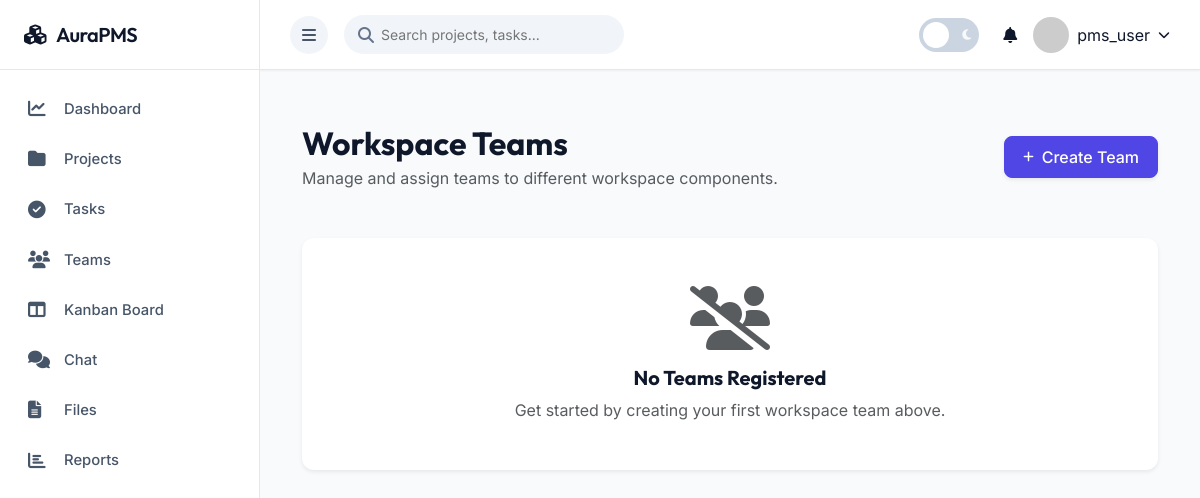
Before: /teams/ (signed in) with the older database file.
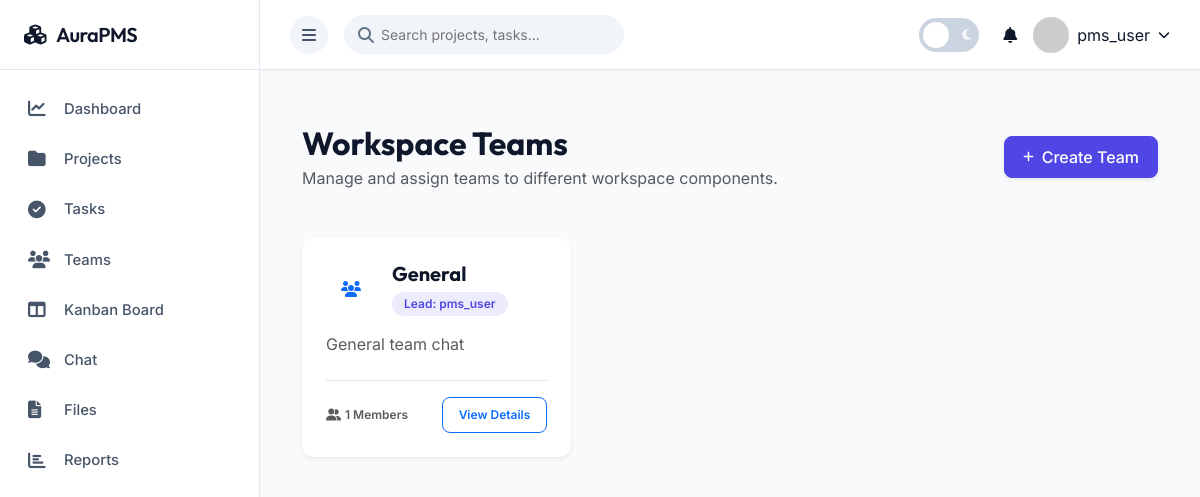
After: the same page with the newer database file.
### apps/accounts/models.py (models this page shows, shortened)
class User(AbstractUser):
    ROLE_CHOICES = [
        ('SUPER_ADMIN', 'Super Admin'),
        ('PROJECT_MANAGER', 'Project Manager'),
        ('EMPLOYEE', 'Employee'),
    ]
    role = models.CharField(max_length=20, choices=ROLE_CHOICES, default='EMPLOYEE')
    phone = models.CharField(max_length=15, blank=True)
    profile_picture = models.ImageField(upload_to='profiles/', null=True, blank=True)
    department = models.CharField(max_length=100, blank=True)
    designation = models.CharField(max_length=100, blank=True)
    date_joined = models.DateTimeField(auto_now_add=True)
    is_active = models.BooleanField(default=True)
    last_login_ip = models.GenericIPAddressField(null=True, blank=True)
    class Meta:
        db_table = 'users'

### apps/teams/models.py (models this page shows, shortened)
class Team(models.Model):
    name = models.CharField(max_length=100)
    description = models.TextField(blank=True)
    team_lead = models.ForeignKey(User, on_delete=models.CASCADE, related_name='led_teams')
    members = models.ManyToManyField(User, related_name='teams', blank=True)
    created_at = models.DateTimeField(auto_now_add=True)
    updated_at = models.DateTimeField(auto_now=True)
    @property
    def member_count(self):
        return self.members.count()
    class Meta:
        ordering = ['name']

### apps/teams/views.py (the view)
# urls.py: path('', views.team_list, name='team_list'),
@login_required
def team_list(request):
    if request.user.role == 'SUPER_ADMIN':
        teams = Team.objects.all()
    else:
        teams = Team.objects.filter(members=request.user)
    paginator = Paginator(teams, 10)
    page_number = request.GET.get('page')
    page_obj = paginator.get_page(page_number)
    context = {
        'teams': page_obj,
        'total_teams': teams.count(),
    }
    return render(request, 'teams/team_list.html', context)

### apps/accounts/context_processors.py (called while the page is built)
def user_teams(request):
    if request.user.is_authenticated:
        teams = Team.objects.filter(members=request.user)
        return {'user_teams': teams}
    return {'user_teams': []}

### templates/teams/team_list.html (shortened to what this page needs)
{% extends 'base.html' %}
{% load static %}
{% block content %}
<div class="container-fluid py-4">
    <div class="d-flex justify-content-between align-items-center mb-4 flex-wrap gap-3">
        <div>
            <h2 class="fw-bold mb-1" style="font-family: 'Outfit', sans-serif;">Workspace Teams</h2>
            <p class="text-muted font-14 mb-0">Manage and assign teams to different workspace components.</p>
        </div>
        <a href="{% url 'team_create' %}" class="btn btn-primary shadow-sm d-flex align-items-center gap-2">
            <i class="fas fa-plus font-12"></i> Create Team
        </a>
    </div>
    <div class="row g-4 mt-2">
        {% for team in teams %}
            <div class="col-lg-4 col-md-6 col-sm-12">
                <div class="card h-100 border-0 shadow-sm team-card" style="transition: transform 0.2s ease, box-shadow 0.2s ease;">
                    <div class="card-body p-4 d-flex flex-column">
                        <div class="d-flex align-items-center gap-3 mb-3">
                            <div class="rounded-circle bg-primary-light d-flex align-items-center justify-content-center text-primary" style="width: 50px; height: 50px; flex-shrink: 0;">
                                <i class="fas fa-users font-20"></i>
                            </div>
                            <div>
                                <h5 class="fw-bold text-dark-mode-light mb-1" style="font-family: 'Outfit', sans-serif;">{{ team.name }}</h5>
                                <span class="badge bg-badge-primary font-10">Lead: {{ team.team_lead.get_full_name|default:team.team_lead.username }}</span>
                            </div>
                        </div>
                        <p class="text-muted font-13 mb-4 text-truncate-3" style="max-height: 60px; overflow: hidden; line-height: 1.5;">
                            {{ team.description|default:"No description provided for this team workspace." }}
                        </p>
                        <div class="mt-auto pt-3 border-top border-color d-flex justify-content-between align-items-center">
                            <span class="font-12 text-muted fw-semibold">
                                <i class="fas fa-user-friends me-1"></i>{{ team.member_count }} Members
                            </span>
                            <a href="{% url 'team_detail' team.id %}" class="btn btn-outline-primary btn-sm px-3 font-12 fw-semibold">
                                View Details
                            </a>
                        </div>
                    </div>
                </div>
            </div>
        {% empty %}
            <div class="col-12">
                <div class="card border-0 shadow-sm p-5 text-center text-muted">
                    <i class="fas fa-users-slash fa-4x mb-3 text-muted"></i>
                    <h5 class="fw-bold text-dark-mode-light">No Teams Registered</h5>
                    <p class="font-13 mb-0">Get started by creating your first workspace team above.</p>
                </div>
            </div>
        {% endfor %}
    </div>
</div>
{% endblock %}

### templates/base.html (shortened to what this page needs)
<!DOCTYPE html>
<html lang="en">
<head>
    <link href="https://cdn.jsdelivr.net/npm/bootstrap@5.3.0/dist/css/bootstrap.min.css" rel="stylesheet">
    <link rel="stylesheet" href="https://cdnjs.cloudflare.com/ajax/libs/font-awesome/6.4.0/css/all.min.css">
    <link href='https://cdn.jsdelivr.net/npm/fullcalendar@5.11.3/main.min.css' rel='stylesheet' />
    {% load static %}
    <link rel="stylesheet" href="{% static 'css/style.css' %}">
</head>
<body>
    <div class="sidebar">
        <div class="sidebar-header">
            <h3><i class="fas fa-cubes text-indigo-500"></i> <span>AuraPMS</span></h3>
        </div>
        <div class="sidebar-menu">
            <a href="{% url 'dashboard' %}" class="menu-item">
                <i class="fas fa-chart-line"></i> <span>Dashboard</span>
            </a>
            <a href="{% url 'project_list' %}" class="menu-item">
                <i class="fas fa-folder"></i> <span>Projects</span>
            </a>
            <a href="{% url 'task_list' %}" class="menu-item">
                <i class="fas fa-check-circle"></i> <span>Tasks</span>
            </a>
            <a href="{% url 'team_list' %}" class="menu-item">
                <i class="fas fa-users"></i> <span>Teams</span>
            </a>
            <a href="{% url 'kanban_board' %}" class="menu-item">
                <i class="fas fa-columns"></i> <span>Kanban Board</span>
            </a>
            <a href="{% url 'chat_room' team_id=1 %}" class="menu-item">
                <i class="fas fa-comments"></i> <span>Chat</span>
            </a>
            <a href="{% url 'file_list' %}" class="menu-item">
                <i class="fas fa-file-alt"></i> <span>Files</span>
            </a>
            <a href="{% url 'reports_dashboard' %}" class="menu-item">
                <i class="fas fa-chart-bar"></i> <span>Reports</span>
            </a>
        </div>
    </div>
    <div class="main-content">
        <nav class="navbar">
            <div class="d-flex align-items-center gap-3">
                <button class="btn btn-icon" id="sidebarToggle">
                    <i class="fas fa-bars"></i>
                </button>
                <div class="nav-search">
                    <i class="fas fa-search"></i>
                    <input type="text" placeholder="Search projects, tasks...">
                </div>
            </div>
            <div class="nav-icons align-items-center">
                <div class="theme-switch-wrapper me-2">
                    <label class="theme-switch" for="darkModeToggle">
                        <div class="slider round">
                            <i class="fas fa-sun text-warning font-12"></i>
                            <i class="fas fa-moon text-light font-12"></i>
                        </div>
                    </label>
                </div>
                <div class="notification-dropdown position-relative dropdown" id="notificationDropdownBtn">
                    <div data-bs-toggle="dropdown" class="cursor-pointer">
                        <i class="fas fa-bell"></i>
                        <span class="badge" id="notificationCount">0</span>
                    </div>
                </div>
                <div class="user-dropdown dropdown">
                    <div class="d-flex align-items-center gap-2 cursor-pointer" id="userMenuBtn" data-bs-toggle="dropdown">
                        {% if request.user.profile_picture %}
                            <img src="{{ request.user.profile_picture.url }}" alt="User">
                        {% else %}
                            <img src="https://via.placeholder.com/40" alt="User">
                        {% endif %}
                        <span class="d-none d-md-inline">{{ request.user.username }}</span>
                        <i class="fas fa-chevron-down font-12"></i>
                    </div>
                </div>
            </div>
        </nav>
        <div class="content">
            {% block content %}{% endblock %}
        </div>
    </div>
</body>
</html>

### templates/teams/team_list.html (style rules this page uses)
.text-truncate-3 { display: -webkit-box; -webkit-line-clamp: 3; -webkit-box-orient: vertical; overflow: hidden; text-overflow: ellipsis; }

Changed rows visible on the page:
added Team: name "General", team_lead.get_full_name "pms_user", description "General team chat", member_count "1"
Other visible differences:
text no longer shown: "No Teams Registered Get started by creating your first workspace team above."
